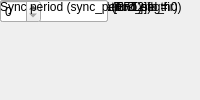
<?xml version="1.0" encoding="UTF-8"?>
<ui version="4.0">
 <class>MainWindow</class>
 <widget class="QMainWindow" name="MainWindow">
  <property name="windowTitle"><string>Sync Generator</string></property>
  <widget class="QWidget" name="centralwidget">
   <!-- NOTE: this is a simplified structural mirror of the generated
        <module>_ui.py, not a full round-trip Designer file. Regenerate
        both from the same spec if you need to edit layout by hand. -->
       <widget class="QLabel" name="label_name">
     <property name="text"><string>Block name</string></property>
    </widget>
       <widget class="QLineEdit" name="name">
     <property name="toolTip"><string>A name you choose for this block instance, e.g. to note what it's used for in this design. Shown below the block on the diagram.</string></property>
    </widget>
       <widget class="QLabel" name="label_sim_acc_len">
     <property name="text"><string>Simulation Accumulation Length</string></property>
    </widget>
       <widget class="QSpinBox" name="sim_acc_len"/>
       <widget class="QLabel" name="label_fft_size">
     <property name="text"><string>FFT Size</string></property>
    </widget>
       <widget class="QSpinBox" name="fft_size"/>
       <widget class="QLabel" name="label_fft_simult_inputs">
     <property name="text"><string>Simultaneous Inputs (FFT)</string></property>
    </widget>
       <widget class="QSpinBox" name="fft_simult_inputs"/>
       <widget class="QLabel" name="label_pfb_fir_taps">
     <property name="text"><string>Taps in pfb_fir (use 1 if no pfb_fir)</string></property>
    </widget>
       <widget class="QSpinBox" name="pfb_fir_taps"/>
       <widget class="QLabel" name="label_reorder_vec">
     <property name="text"><string>Reorder Orders (e.g. [2 2 2])</string></property>
    </widget>
       <widget class="QLineEdit" name="reorder_vec"/>
       <widget class="QLabel" name="label_scale">
     <property name="text"><string>Scale</string></property>
    </widget>
       <widget class="QSpinBox" name="scale"/>
       <widget class="QLabel" name="label_period">
     <property name="text"><string>Sync period (sync_period_sel = 0)</string></property>
    </widget>
       <widget class="QLabel" name="period"/>
  </widget>
 </widget>
 <resources/>
 <connections/>
</ui>
